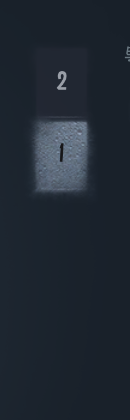
#> input picture engine/tests/fixtures/journal/hard_vertical.png, 130 x 420 px
$ python -i journal_matcher.py   (imports and definitions only)
#> lines starting #> are read from the running program, lines starting #| are printed output that depends on the picture; after the words box and inside, x2 and y2 are one past the last pixel; in counts of white or black regions, pixels touching at a corner belong together
#> further down, picture is the input picture: shape (420, 130, 3); mean B, G, R 49.9, 39.9, 31.5
"""Geometric journal matching. Input is a whole window, never a user-selected ROI.

Only callers select the eligible map identities (season, difficulty and display).
This module neither captures the desktop nor performs game input. Scores are
distance/coverage heuristics, not probabilities.
"""
from __future__ import annotations

from dataclasses import dataclass
from collections import OrderedDict
from threading import Event, Lock
from concurrent.futures import ThreadPoolExecutor
from time import perf_counter
from typing import Callable, Iterable

import cv2
import numpy as np


MAX_PIXELS = 16_777_216
TEMPLATE_SIDE = 800
MIN_REGION_SIDE = 64


class RecognitionCancelled(RuntimeError):
    pass


def _check(cancel: Event | None) -> None:
    if cancel is not None and cancel.is_set():
        raise RecognitionCancelled("Map recognition cancelled")


def _bgr(image: np.ndarray) -> np.ndarray:
    if (image.dtype != np.uint8 or image.ndim not in (2, 3)
            or not image.size or image.shape[0] * image.shape[1] > MAX_PIXELS):
        raise ValueError("Invalid or oversized map image")
    if image.ndim == 2:
        return cv2.cvtColor(image, cv2.COLOR_GRAY2BGR)
    if image.shape[2] == 4:
        # Transparent PNG pixels may contain nonzero, invisible RGB data.
        return ((image[:, :, :3].astype(np.uint16)
                 * image[:, :, 3:4].astype(np.uint16) + 127) // 255).astype(np.uint8)
    if image.shape[2] != 3:
        raise ValueError("Unsupported map image channels")
    return image.copy()


# [23 lines left out: functions _features, _map_surface, not called in this run]


@dataclass(frozen=True)
class Template:
    key: str
    edges: np.ndarray
    distance: np.ndarray
    coarse_distance: np.ndarray


# [13 lines left out: function prepare_template, not called in this run]


@dataclass(frozen=True)
class Region:
    x: int
    y: int
    width: int
    height: int

    def crop(self, image: np.ndarray) -> np.ndarray:
        return image[self.y:self.y + self.height, self.x:self.x + self.width]


def locate_regions(frame: np.ndarray, cancel: Event | None = None) -> list[Region]:
    """Propose dark panels and connected wall geometry, then retain original pixels.

    Region proposals are hypotheses. Only subsequent template geometry can accept
    one; neither a fixed corner nor a rectangle alone establishes a map.
    """
    image = _bgr(frame)
    height, width = image.shape[:2]
#> height = 420; width = 130
    ratio = min(1.0, 960 / max(height, width))
#> ratio = 1
    small = cv2.resize(image, (round(width * ratio), round(height * ratio)), interpolation=cv2.INTER_AREA)
    gray = cv2.cvtColor(small, cv2.COLOR_BGR2GRAY)
    edges = cv2.Canny(gray, 40, 120)
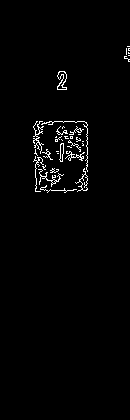
#> edges: shape (420, 130); 1.7% white in thin lines or dots, all inside (x1, y1, x2, y2) = (33, 46, 130, 193)
    candidates: list[tuple[float, Region]] = []

    def add(x: int, y: int, w: int, h: int, priority: float) -> None:
        x0 = max(0, round((x - 3) / ratio))
        y0 = max(0, round((y - 3) / ratio))
        x1 = min(width, round((x + w + 3) / ratio))
        y1 = min(height, round((y + h + 3) / ratio))
        if min(x1 - x0, y1 - y0) < MIN_REGION_SIDE:
            return
        if np.count_nonzero(edges[max(0, y):y + h, max(0, x):x + w]) < 80:
            return
        candidates.append((priority, Region(x0, y0, x1 - x0, y1 - y0)))

    # Multiple closing radii join broken wall outlines without assuming map size.
    for size in (3, 9, 19):
        _check(cancel)
        joined = cv2.dilate(edges, np.ones((size, size), np.uint8))
        count, _, stats, _ = cv2.connectedComponentsWithStats(joined)
        for x, y, w, h, area in stats[1:count]:
            if area >= 100 and min(w, h) >= 30:
                density = np.count_nonzero(edges[y:y + h, x:x + w]) / (w * h)
                if 0.012 <= density <= 0.4:
                    add(int(x), int(y), int(w), int(h), float(area))
#> this loop made 3 passes
#> pass 1, in locate_regions, `joined = cv2.dilate(edges, np.ones((size, size), np.uint8))`:
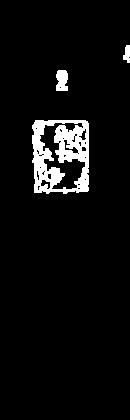
#> joined: shape (420, 130); 5.4% white; 3 white regions, box (x1, y1, x2, y2) and area: (32, 120, 89, 194) 2630, (56, 70, 68, 91) 219, (123, 45, 130, 63) 91
#> pass 2, in locate_regions, `joined = cv2.dilate(edges, np.ones((size, size), np.uint8))`:
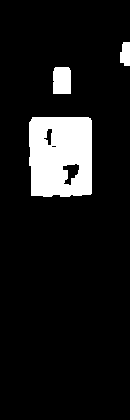
#> joined: shape (420, 130); 9.7% white; 3 white regions, box (x1, y1, x2, y2) and area: (29, 117, 92, 197) 4639, (53, 67, 71, 94) 476, (120, 42, 130, 66) 206
#> pass 3, in locate_regions, `joined = cv2.dilate(edges, np.ones((size, size), np.uint8))`:
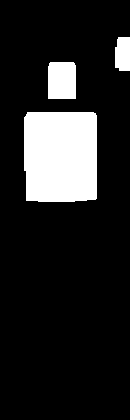
#> joined: shape (420, 130); 14.6% white; 3 white regions, box (x1, y1, x2, y2) and area: (24, 112, 97, 202) 6447, (48, 62, 76, 99) 1027, (115, 37, 130, 71) 476
    dark = cv2.morphologyEx((gray < 65).astype(np.uint8), cv2.MORPH_CLOSE, np.ones((9, 9), np.uint8))
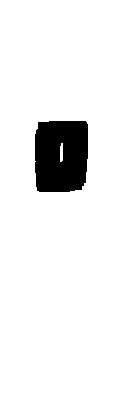
#> dark: shape (420, 130); values 0 (black) and 1 (white), 93.5% white; 1 black region, box (x1, y1, x2, y2) and area: (35, 121, 88, 192) 3536
    count, _, stats, _ = cv2.connectedComponentsWithStats(dark)
#> count = 3; stats = [[35, 121, 53, 71, 3536], [0, 0, 130, 420, 51011], [60, 143, 3, 19, 53]]
    for x, y, w, h, area in stats[1:count]:
        if min(w, h) >= 40 and area / (w * h) >= 0.65:
            add(int(x), int(y), int(w), int(h), float(area) * 0.5)
#> this loop made 2 passes
#> (x, y, w, h, area, x0 in add, y0 in add, x1 in add) on pass 1: (0, 0, 130, 420, 51011, 0, 0, 130)

    selected: list[Region] = []
    for _, region in sorted(candidates, key=lambda item: item[0], reverse=True):
        duplicate = False
        for previous in selected:
            iw = max(0, min(region.x + region.width, previous.x + previous.width) - max(region.x, previous.x))
            ih = max(0, min(region.y + region.height, previous.y + previous.height) - max(region.y, previous.y))
            union = region.width * region.height + previous.width * previous.height - iw * ih
            if iw * ih / max(union, 1) > 0.85:
                duplicate = True
                break
        if not duplicate:
            selected.append(region)
#> after the loop, selected = 3 items
    # Expanded maps may cover the entire client area. This is scored like every
    # other hypothesis, never accepted simply because other regions failed.
    if np.count_nonzero(edges) >= 100:
        whole = Region(0, 0, width, height)
        if whole not in selected:
            selected.append(whole)
    return selected


@dataclass(frozen=True)
class Match:
    key: str
    score: float
    coverage: float
    unexplained: float
    region: Region
    evidence: float


# [332 lines left out: functions _weights, _score, _query, _coarse_weights, _match_query, match_region and 1 more, not called in this run]

>>> import cv2
>>> picture = cv2.imread('../tests/fixtures/journal/hard_vertical.png')
>>> result = locate_regions(picture)
#> result = 3 items

$ run again, on engine/tests/fixtures/journal/nightmare_vertical.png
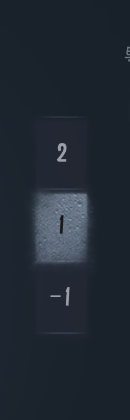
#> input picture engine/tests/fixtures/journal/nightmare_vertical.png, 130 x 420 px
#> picture is the input picture: shape (420, 130, 3); mean B, G, R 50.4, 40.3, 32.2
#> in locate_regions, `edges = cv2.Canny(gray, 40, 120)`:
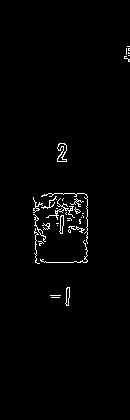
#> edges: shape (420, 130); 1.6% white in thin lines or dots, all inside (x1, y1, x2, y2) = (33, 46, 130, 306)
#> the loop in locate_regions, `for size in (3, 9, 19):` made 3 passes
#> count on passes 1 to 3: 6, 5, 5
#> in locate_regions, `dark = cv2.morphologyEx((gray < 65).astype(np.uint8), cv2.MORPH_CLOSE,..`:
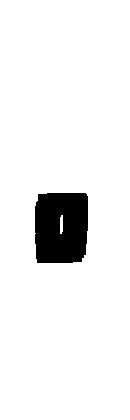
#> dark: shape (420, 130); values 0 (black) and 1 (white), 93.6% white; 1 black region, box (x1, y1, x2, y2) and area: (35, 193, 88, 263) 3504
#> in locate_regions, `count, _, stats, _ = cv2.connectedComponentsWithStats(dark)`: count = 3; stats = [[35, 193, 53, 70, 3504], [0, 0, 130, 420, 51043], [60, 215, 3, 19, 53]]
#> the loop in locate_regions, `for x, y, w, h, area in stats[1:count]:` made 2 passes
#> (x, y, w, h, area, x0 in add, y0 in add, x1 in add) on pass 1: (0, 0, 130, 420, 51043, 0, 0, 130)
#> the loop in locate_regions, `for _, region in sorted(candidates, key=lambda item: item[0], reverse=..` made 3 passes
#> after the loop in locate_regions, `for _, region in sorted(candidates, key=lambda item: item[0], reverse=..`: selected = 3 items
